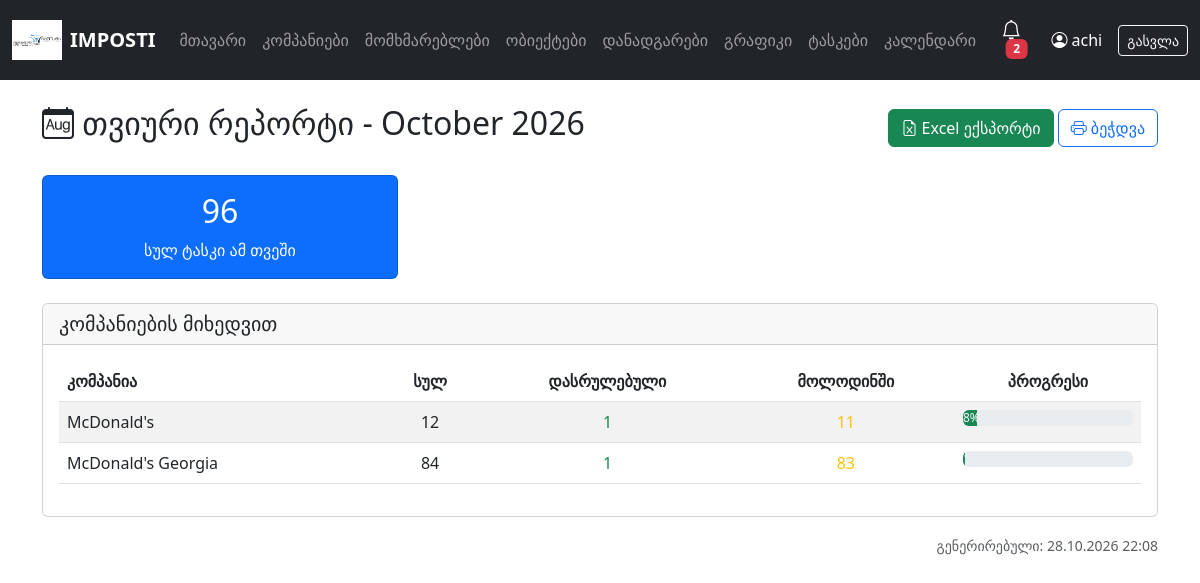
The app's page /reports/monthly/ (signed in) with its own data.
### apps/accounts/models.py (models this page shows, shortened)
class User(AbstractUser):
    ROLE_CHOICES = [
        ("manager", "Manager"),
        ("inspector", "Inspector"),
        ("client", "Client"),
    ]
    role = models.CharField(max_length=20, choices=ROLE_CHOICES, default="client")
    phone = models.CharField(max_length=20, blank=True)
    tenant = models.ForeignKey(
        Tenant,
        on_delete=models.CASCADE,
        null=True,
        blank=True,
        related_name="users"
    )
    company = models.ForeignKey(
        "companies.Company",
        on_delete=models.SET_NULL,
        null=True,
        blank=True,
        related_name="users",
    )

### apps/companies/models.py (models this page shows, shortened)
class Company(models.Model):
    tenant = models.ForeignKey(
        "accounts.Tenant",
        on_delete=models.CASCADE,
        null=True,
        blank=True,
        related_name="companies"
    )
    name = models.CharField(max_length=200)
    created_at = models.DateTimeField(auto_now_add=True)
    class Meta:
        verbose_name_plural = "Companies"

### apps/reports/views.py (the view, shortened to what this page needs)
# urls.py: path("monthly/", views.monthly_report, name="monthly_report"),
@report_auth_required
def monthly_report(request):
    if request.user.role not in ["manager"]:
        return HttpResponse("Unauthorized", status=403)
    user_tenant = get_user_tenant(request.user)
    today = timezone.now()
    start_of_month = today.replace(day=1, hour=0, minute=0, second=0, microsecond=0)
    tasks = Task.objects.filter(
        scheduled_date__gte=start_of_month,
        schedule__equipment__site__company__tenant=user_tenant,
    ).select_related("schedule__equipment__site__company", "assigned_to")
    companies_data = {}
    for task in tasks:
        company_name = task.schedule.equipment.site.company.name
        if company_name not in companies_data:
            companies_data[company_name] = {
                "total": 0,
                "completed": 0,
                "pending": 0,
            }
        companies_data[company_name]["total"] += 1
        if task.status in ["completed", "approved"]:
            companies_data[company_name]["completed"] += 1
        else:
            companies_data[company_name]["pending"] += 1
    context = {
        "month": today.strftime("%B %Y"),
        "companies_data": companies_data,
        "total_tasks": tasks.count(),
        "generated_at": today,
    }
    return render(request, "reports/monthly_report.html", context)

### apps/accounts/models.py (called while the page is built, shortened)
def get_user_tenant(user):
    if not user or not user.is_authenticated:
        return None
    if user.tenant_id:
        return user.tenant

### apps/reports/views.py (called while the page is built, shortened)
def report_auth_required(view_func):
    @wraps(view_func)
    def _wrapped(request, *args, **kwargs):
        if request.user and request.user.is_authenticated:
            return view_func(request, *args, **kwargs)
    return _wrapped

### templates/reports/monthly_report.html (shortened to what this page needs)
{% extends 'manager/base.html' %}
{% block content %}
<div class="d-flex justify-content-between align-items-center mb-4">
    <h2><i class="bi bi-calendar-month"></i> თვიური რეპორტი - {{ month }}</h2>
    <div>
        <a href="/reports/excel/" class="btn btn-success">
            <i class="bi bi-file-earmark-excel"></i> Excel ექსპორტი
        </a>
        <button onclick="window.print()" class="btn btn-outline-primary">
            <i class="bi bi-printer"></i> ბეჭდვა
        </button>
    </div>
</div>
<div class="row mb-4">
    <div class="col-md-4">
        <div class="card bg-primary text-white">
            <div class="card-body text-center">
                <h2>{{ total_tasks }}</h2>
                <p class="mb-0">სულ ტასკი ამ თვეში</p>
            </div>
        </div>
    </div>
</div>
<div class="card">
    <div class="card-header">
        <h5 class="mb-0">კომპანიების მიხედვით</h5>
    </div>
    <div class="card-body">
        <table class="table table-striped">
            <thead>
                <tr>
                    <th>კომპანია</th>
                    <th class="text-center">სულ</th>
                    <th class="text-center">დასრულებული</th>
                    <th class="text-center">მოლოდინში</th>
                    <th class="text-center">პროგრესი</th>
                </tr>
            </thead>
            <tbody>
                {% for company, data in companies_data.items %}
                <tr>
                    <td>{{ company }}</td>
                    <td class="text-center">{{ data.total }}</td>
                    <td class="text-center text-success">{{ data.completed }}</td>
                    <td class="text-center text-warning">{{ data.pending }}</td>
                    <td>
                        {% if data.total > 0 %}
                        {% widthratio data.completed data.total 100 as pct %}
                        <div class="progress">
                            <div class="progress-bar bg-success" style="width: {{ pct }}%">{{ pct }}%</div>
                        </div>
                        {% endif %}
                    </td>
                </tr>
                {% empty %}
                <tr>
                    <td colspan="5" class="text-center text-muted">მონაცემები არ არის</td>
                </tr>
                {% endfor %}
            </tbody>
        </table>
    </div>
</div>
<div class="mt-3 text-muted text-end">
    <small>გენერირებული: {{ generated_at|date:"d.m.Y H:i" }}</small>
</div>
{% endblock %}

### templates/manager/base.html (shortened to what this page needs)
<!DOCTYPE html>
<html lang="ka">
<head>
    <link href="https://cdn.jsdelivr.net/npm/bootstrap@5.3.0/dist/css/bootstrap.min.css" rel="stylesheet">
    <link rel="stylesheet" href="https://cdn.jsdelivr.net/npm/bootstrap-icons@1.11.0/font/bootstrap-icons.css">
</head>
<body>
    <nav class="navbar navbar-expand-lg navbar-dark bg-dark">
        <div class="container-fluid">
            <a class="navbar-brand d-flex align-items-center" href="/manager/">
                <img src="/static/images/logo.png" alt="IMPOSTI" height="40" class="me-2" style="filter: brightness(1.1);">
                <span class="fw-bold">IMPOSTI</span>
            </a>
            <div class="collapse navbar-collapse" id="navbarNav">
                <ul class="navbar-nav me-auto">
                    <li class="nav-item">
                        <a class="nav-link" href="/manager/">მთავარი</a>
                    </li>
                    <li class="nav-item">
                        <a class="nav-link" href="/manager/companies/">კომპანიები</a>
                    </li>
                    <li class="nav-item">
                        <a class="nav-link" href="/manager/users/">მომხმარებლები</a>
                    </li>
                    <li class="nav-item">
                        <a class="nav-link" href="/manager/sites/">ობიექტები</a>
                    </li>
                    <li class="nav-item">
                        <a class="nav-link" href="/manager/equipment/">დანადგარები</a>
                    </li>
                    <li class="nav-item">
                        <a class="nav-link" href="/manager/schedules/">გრაფიკი</a>
                    </li>
                    <li class="nav-item">
                        <a class="nav-link" href="/manager/tasks/">ტასკები</a>
                    </li>
                    <li class="nav-item">
                        <a class="nav-link" href="/calendar/">კალენდარი</a>
                    </li>
                </ul>
                <div class="dropdown me-3">
                    <button class="btn btn-dark position-relative" type="button" id="notificationsDropdown" data-bs-toggle="dropdown">
                        <i class="bi bi-bell fs-5"></i>
                        <span class="badge bg-danger notification-badge" id="notifCount" style="display: none;">0</span>
                    </button>
                </div>
                <span class="navbar-text text-white me-3" data-user-id="{{ request.user.id }}">
                    <i class="bi bi-person-circle"></i> {{ request.user.username }}
                </span>
                <a class="btn btn-outline-light btn-sm" href="/logout/">გასვლა</a>
            </div>
        </div>
    </nav>
    <div class="container mt-4">
        {% block content %}{% endblock %}
    </div>
</body>
</html>

### templates/manager/base.html (style rules this page uses)
.notification-badge { position: absolute; top: 0; right: 0; transform: translate(25%, -25%); }

### records on screen
User: user.username "achi"
Company: companies_data "McDonald's"
Company: companies_data "McDonald's Georgia"

### other values on screen
{{ total_tasks }} "96"
{{ data.total }} "12" "84"
{{ data.completed }} "1" "1"
{{ data.pending }} "11" "83"
{{ pct }} "8"
